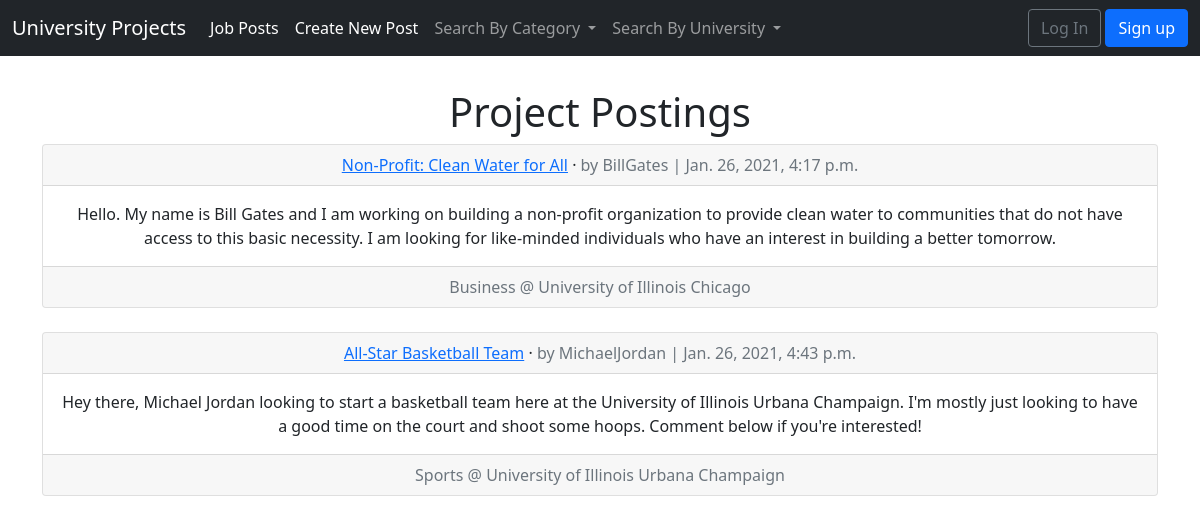
The app's page /posts/, older data.
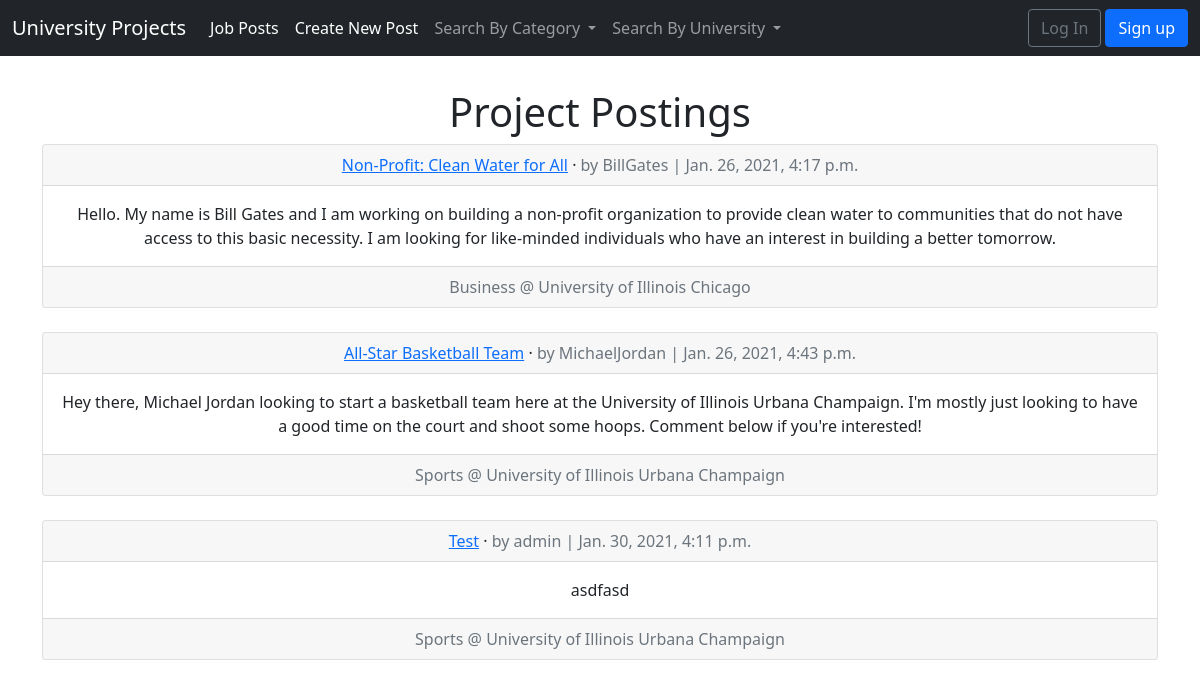
The same page, newer data.
### posts/models.py (models this page shows, shortened)
class Post(models.Model):
    title = models.CharField(max_length = 255)
    body = models.TextField()
    date = models.DateTimeField(auto_now_add = True)
    category = models.CharField(max_length = 255)
    author = models.ForeignKey(
        get_user_model(),
        on_delete = models.CASCADE
    )

### users/models.py (models this page shows)
class CustomUser(AbstractUser):
    school = models.CharField(max_length = 255)
    YEARS = []
    for i in range(-10,10,1):
        YEARS.append((2020-i,2020-i))
    enrollment_year = models.PositiveSmallIntegerField(
        choices = YEARS,
        default = 2020
    )
    graduation_year = models.PositiveSmallIntegerField(
        choices = YEARS,
        default = 2020
    )
    YEAR_IN_SCHOOL_CHOICES = [
        ('--SELECT--','--SELECT--'),
        ('FR', 'Freshman'),
        ('SO', 'Sophomore'),
        ('JR', 'Junior'),
        ('SR', 'Senior'),
        ('GR', 'Graduate'),
    ]
    year_in_school = models.CharField(
        max_length=255,
        choices=YEAR_IN_SCHOOL_CHOICES,
        default='',
    )

### posts/views.py (the view)
# urls.py: path('', views.PostListView.as_view(), name = 'post_list'),
class PostListView(ListView):
    model = Post
    template_name = 'post_list.html'
    login_url = 'login'

### posts/custom_context_processor.py (called while the page is built)
def category_renderer(request):
    return {
        'categories': Category.objects.all()
    }

### posts/models.py (called while the page is built)
    def __str__(self):
        return self.name

### users/custom_context_processor.py (called while the page is built)
def school_renderer(request):
    return {
        'schools': School.objects.all()
    }

### users/models.py (called while the page is built)
    def __str__(self):
        return self.name

### templates/post_list.html (shortened to what this page needs)
{% extends 'base.html' %}
{% block content %}
  <h1>Project Postings</h1>
  {% for post in object_list %}
    <div class="card">
      <div class="card-header-test card-header">
        <span class="font-weight-bold"><a href="{% url 'post_detail' post.pk %}">{{post.title}}</a></span> &middot;
        <span class="text-muted">by {{ post.author }} | {{ post.date }}</span>
      </div>
      <div class="card-body">
        {{ post.body }}
      </div>
      {% if post.author.pk == request.user.pk %}
        <div class="card-footer text-muted">
          <div class="d-flex justify-content-between">
            <p><a href="{% url 'post_edit' post.pk %}">Edit</a> | <a href="{% url 'post_delete' post.pk %}">Delete</a></p>
          </div>
        </div>
      {% else %}
      <div class="card-footer text-muted">
        <div>
          <span>{{post.category}} @ {{post.author.school}}</span>
        </div>
      </div>
      {% endif %}
    </div>
    <br />
  {% endfor %}
{% endblock content %}

Row changes from the older to the newer data that the page shows:
added Post: title "Test", author "admin", date "Jan. 30, 2021, 4:11 p.m.", body "asdfasd", category "Sports", author.school "University of Illinois Urbana Champaign"
